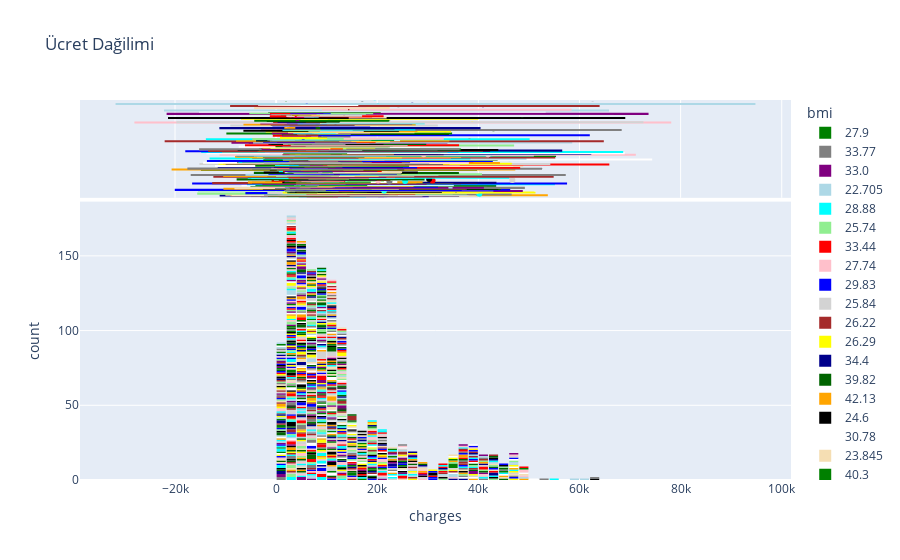

Notebook code for this chart:
### Code cell
fig = px.histogram(
    medical_cf,
    x='charges',
    marginal='box',
    color='bmi',
    color_discrete_sequence=['green', 'gray', 'purple', 'lightblue', 'cyan', 'lightgreen', 'red', 'pink', 'blue', 'lightgray', 'brown', 'yellow', 'darkblue','darkgreen','orange','black','white','wheat'],
    title = 'Ücret Dağilimi'
)
fig.update_layout(bargap=0.1)
fig.show()
